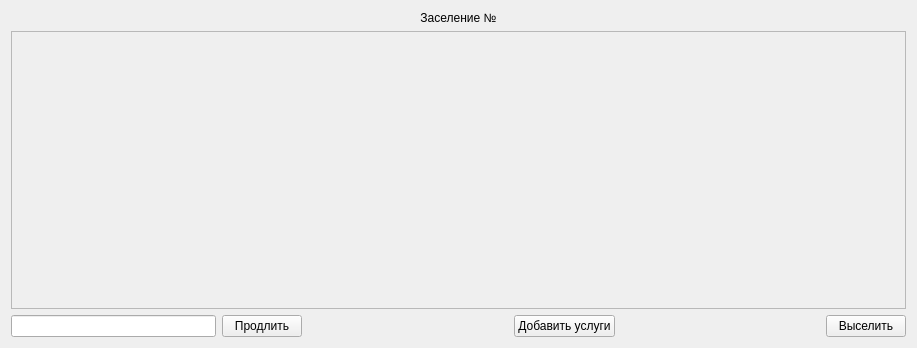
<?xml version="1.0" encoding="UTF-8"?>
<ui version="4.0">
 <class>ItemCheckIn</class>
 <widget class="QWidget" name="ItemCheckIn">
  <property name="geometry">
   <rect>
    <x>0</x>
    <y>0</y>
    <width>917</width>
    <height>348</height>
   </rect>
  </property>
  <property name="windowTitle">
   <string>Form</string>
  </property>
  <layout class="QVBoxLayout" name="verticalLayout">
   <item>
    <widget class="QLabel" name="label">
     <property name="text">
      <string>Заселение №</string>
     </property>
     <property name="alignment">
      <set>Qt::AlignCenter</set>
     </property>
    </widget>
   </item>
   <item>
    <widget class="QScrollArea" name="scrollArea">
     <property name="widgetResizable">
      <bool>true</bool>
     </property>
     <widget class="QWidget" name="scrollAreaWidgetContents">
      <property name="geometry">
       <rect>
        <x>0</x>
        <y>0</y>
        <width>893</width>
        <height>259</height>
       </rect>
      </property>
      <layout class="QVBoxLayout" name="verticalLayout_2"/>
     </widget>
    </widget>
   </item>
   <item>
    <layout class="QHBoxLayout" name="horizontalLayout">
     <item>
      <widget class="QLineEdit" name="numberOfPaid"/>
     </item>
     <item>
      <widget class="QPushButton" name="pushButton_2">
       <property name="text">
        <string>Продлить</string>
       </property>
      </widget>
     </item>
     <item>
      <spacer name="horizontalSpacer">
       <property name="orientation">
        <enum>Qt::Horizontal</enum>
       </property>
       <property name="sizeHint" stdset="0">
        <size>
         <width>40</width>
         <height>20</height>
        </size>
       </property>
      </spacer>
     </item>
     <item>
      <widget class="QPushButton" name="pushButton">
       <property name="text">
        <string>Добавить услуги</string>
       </property>
      </widget>
     </item>
     <item>
      <spacer name="horizontalSpacer_2">
       <property name="orientation">
        <enum>Qt::Horizontal</enum>
       </property>
       <property name="sizeHint" stdset="0">
        <size>
         <width>40</width>
         <height>20</height>
        </size>
       </property>
      </spacer>
     </item>
     <item>
      <widget class="QPushButton" name="pushButton_3">
       <property name="text">
        <string>Выселить</string>
       </property>
      </widget>
     </item>
    </layout>
   </item>
  </layout>
 </widget>
 <resources/>
 <connections/>
</ui>
